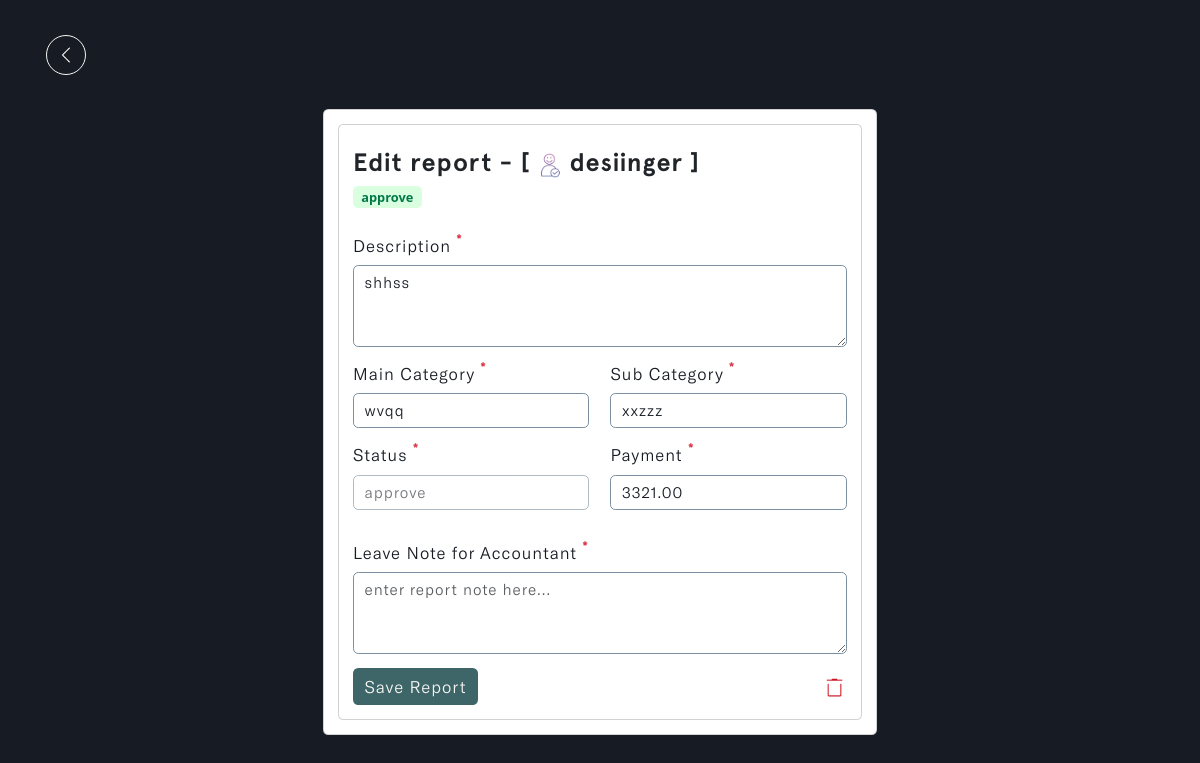
Screenshot of /admins/edit-report/5a06de03e36641c988b684d66ae9c170 (signed in) with the database file from the repository.
### reports/models.py (models this page shows, shortened)
class Report(models.Model):
    STATUS = (
        ('pending', 'pending'),
        ('correction', 'correction'),
        ('approve', 'approve'),
        ('reject', 'reject')
    )
    account_owner = models.ForeignKey(Profile, on_delete=models.CASCADE, null=True, db_index=True)
    description = models.TextField(null=True, blank=True, db_index=True)
    main_category = models.CharField(max_length=255, null=True, blank=True, db_index=True)
    sub_category = models.CharField(max_length=255, null=True, blank=True, db_index=True)
    status = models.CharField(max_length=255, default="pending", null=True, blank=True, choices=STATUS, db_index=True)
    payment = models.DecimalField(max_digits=10, decimal_places=2, null=True, blank=True, default=0.00, db_index=True)
    report_note = models.TextField(null=True, blank=True, db_index=True)
    updated_time_stamp = models.DateTimeField(auto_now=True, db_index=True)
    created_time_stamp = models.DateTimeField(auto_now_add=True, db_index=True)
    id = models.UUIDField(default=uuid.uuid4, primary_key=True, unique=True, editable=False)
    class Meta:
        ordering = ['-updated_time_stamp']

### accounts/models.py (models this page shows)
class Profile(models.Model):
    user = models.OneToOneField(settings.AUTH_USER_MODEL, on_delete=models.CASCADE, blank=True, null=True)
    name = models.CharField(max_length=255, unique=True)
    username = models.CharField(max_length=255, unique=True, blank=True, null=True)
    email = models.EmailField(max_length=255, unique=True)
    updated_time_stamp = models.DateTimeField(auto_now=True)
    created_time_stamp = models.DateTimeField(auto_now_add=True)
    id = models.UUIDField(default=uuid.uuid4, primary_key=True, unique=True, editable=False)
    def __str__(self):
        return self.username

### u_admin/views.py (the view, shortened to what this page needs)
# urls.py: path('edit-report/<str:pk>', views.edit_report, name='report-edit'),
@login_required
def edit_report(request, pk):
    report = Report.objects.get(id=pk)
    form = ReportEditForm(instance=report)
    context = {'form': form, 'report': report}
    return render(request, 'edit-reports.html', context)

### reports/forms.py
class ReportEditForm(ModelForm):
    class Meta:
        model = Report
        fields = ['description', 'main_category', 'sub_category', 'payment', 'status', 'report_note']
        exculde = ['account_owner', 'updated_time_stamp', 'created_time_stamp', 'id']
        widgets = {
            'description': forms.Textarea(attrs={'placeholder': 'enter report description here...', 'rows': 3, 'cols': 40}),
            'main_category': forms.TextInput(attrs={'placeholder': 'enter main category...'}),
            'sub_category': forms.TextInput(attrs={'placeholder': 'enter sub category...'}),
            'report_note': forms.Textarea(attrs={'placeholder': 'enter report note here...', 'rows': 3, 'cols': 40}),
        }
    def __init__(self, *args, **kwargs):
        super(ReportEditForm, self).__init__(*args, **kwargs)
        for name, fields in self.fields.items():
            fields.widget.attrs.update({'class': 'input form-control'})

### templates/edit-reports.html (shortened to what this page needs)
{% load static %}
{% load widget_tweaks %}
<!DOCTYPE html>
<html lang="en" class="js has-scroll-init has-scroll-smooth">
  <head>
    <link rel="stylesheet" href="{% static '/css/bootstrap.min.css' %}" />
    <link rel="stylesheet" href="{% static '/css/edit-reports.css' %}" />
  </head>
  <body
    id="pageTop"
    class="page-content"
    data-spy="scroll"
    data-target="#mainNav"
  >
    <main>
      <div data-scroll class="page page--layout-2" id="main">
        <div id="hero">
          <div class="container-fluid">
            <div class="hero-intro">
              <a href="javascript:history.back()">
                <img
                  src="{% static '/images/left.png' %}"
                  class="img-fluid"
                  id="return_back"
                  alt="return_back-img"
                />
              </a>
              <div class="card d-flex mx-auto" id="edit_card">
                <div class="card-body">
                  <div class="card">
                    <div class="card-body">
                      <h5>
                        Edit report - [
                        <img
                          src="{% static '/images/user.png' %}"
                          class="img-fluid"
                          id="user_img"
                          alt="user_img"
                        />
                        {{report.account_owner}} ]
                      </h5>
                      {% if report.status == 'pending' %}
                      <span class="badge pending">pending</span>
                      {% elif report.status == 'reject' %}
                      <span class="badge reject">reject</span>
                      {% elif report.status == 'correction' %}
                      <span class="badge correction">correction</span>
                      {% else %}
                      <span class="badge approve">approve</span>
                      {% endif %}
                      <form method="POST" action="">
                        <div class="row">
                          <div class="col-md-12">
                            <div class="mb-3">
                              <label
                                for="exampleFormControlInput1"
                                class="form-label"
                                >Description
                                <sup class="text-danger fw-bold fs-6"
                                  >*</sup
                                ></label
                              >
                              {{form.description}}
                            </div>
                          </div>
                          <div class="col-md-6">
                            <div class="mb-3">
                              <label
                                for="exampleMainCategory"
                                class="form-label"
                                >Main Category
                                <sup class="text-danger fw-bold fs-6"
                                  >*</sup
                                ></label
                              >
                              {{form.main_category}}
                            </div>
                          </div>
                          <div class="col-md-6">
                            <div class="mb-3">
                              <label for="exampleSubCategory" class="form-label"
                                >Sub Category
                                <sup class="text-danger fw-bold fs-6"
                                  >*</sup
                                ></label
                              >
                              {{form.sub_category}}
                            </div>
                          </div>
                          <div class="col-md-6">
                            <div class="mb-3">
                              <label for="exampleStatus" class="form-label"
                                >Status
                                <sup class="text-danger fw-bold fs-6"
                                  >*</sup
                                ></label
                              >
                              {% if request.user.role == 'accountant' %}
                              {{form.status|add_class:"hide_status"}}
                              {% else %}
                              {{form.status}}
                              {% endif %}
                            </div>
                          </div>
                          <div class="col-md-6">
                            <div class="mb-3">
                              <label for="examplePayment" class="form-label"
                                >Payment
                                <sup class="text-danger fw-bold fs-6"
                                  >*</sup
                                ></label
                              >
                              {{form.payment}}
                            </div>
                          </div>
                          <div class="col-md-12" id="ReportNote">
                            <div class="mb-3">
                              <label for="exampleReportNote" class="form-label"
                                >Leave Note for Accountant
                                <sup class="text-danger fw-bold fs-6"
                                  >*</sup
                                ></label
                              >
                              {{form.report_note}}
                            </div>
                          </div>
                        </div>
                        <div id="action_btn">
                          <button type="submit" class="btn" id="edit_btn">
                            Save Report
                          </button>
                          <a
                            href="#delete"
                            data-bs-toggle="modal"
                            data-bs-target="#deleteReportModal"
                          >
                            <img
                              id="trash"
                              src="{% static '/images/bin.png' %}"
                              alt="trash"
                            />
                          </a>
                        </div>
                      </form>
                    </div>
                  </div>
                </div>
              </div>
            </div>
          </div>
        </div>
      </div>
    </main>
  </body>
</html>

### static/css/edit-reports.css (style rules this page uses)
*, *::after, *::before { box-sizing: border-box; margin: 0; padding: 0; }
html, body { box-sizing: border-box; font-size: 14px; margin: 0; padding: 0; width: 100%; overflow-x: hidden; background: var(--main-color); -webkit-font-smoothing: antialiased; -moz-osx-font-smoothing: grayscale; scroll-behavior: smooth; }
a { text-decoration: none; }
.page-content { --main-color: #171b23; --text-color: #f6f6f3; --header-font: "Apercu-Bold"; --text-font: "GTAmerica-Light"; }
a { text-decoration: none; color: var(--accent-color); }
#hero { margin-top: 2%; }
.hero-intro { margin: 3%; }
#return_back { padding: 10px; border-radius: 50%; border: 1px solid var(--text-color); display: inline-block; width: 40px; height: 40px; margin-bottom: 3%; }
.hero-intro #edit_card { max-width: 50%; }
.hero-intro h5 { letter-spacing: 1px; font-family: var(--header-font); font-size: 1.8rem; margin-top: 2%; }
#user_img { vertical-align: middle; width: 25px; }
.hero-intro .badge { margin-bottom: 5%; }
.hero-intro .approve { background: #d9ffe0; color: #027a48; font-size: 1.6vh; }
.hero-intro label { font-size: 1.2rem; font-family: var(--text-font); color: var(--main-color); letter-spacing: 1px; }
.hero-intro .input { color: var(--main-color); letter-spacing: 1px; font-family: var(--text-font); font-size: 1.1rem; border: 1px solid #7b8fa1; background: transparent; }
.hero-intro select { color: var(--main-color); letter-spacing: 1px; font-family: var(--text-font); font-size: 1.1rem; border: 1px solid #7b8fa1; }
.hide_status { background-color: #eee; pointer-events: none; opacity: 0.6; }
#ReportNote { margin-top: 3%; }
#edit_btn { color: var(--text-color); letter-spacing: 1px; font-family: var(--text-font); font-size: 1.2rem; background-color: #3e6567; transition: all 0.5s ease-in-out; }
#action_btn { display: flex; justify-content: space-between; align-items: center; }
#action_btn #edit_btn { color: var(--text-color); letter-spacing: 1px; font-family: var(--text-font); font-size: 1.2rem; background-color: #3e6567; transition: all 0.5s ease-in-out; }
#action_btn #trash { width: 25px; }

### rows the page displays
Report: account_owner "desiinger", description "shhss", main_category "wvqq", sub_category "xxzzz", status "approve", payment "3321.00"
